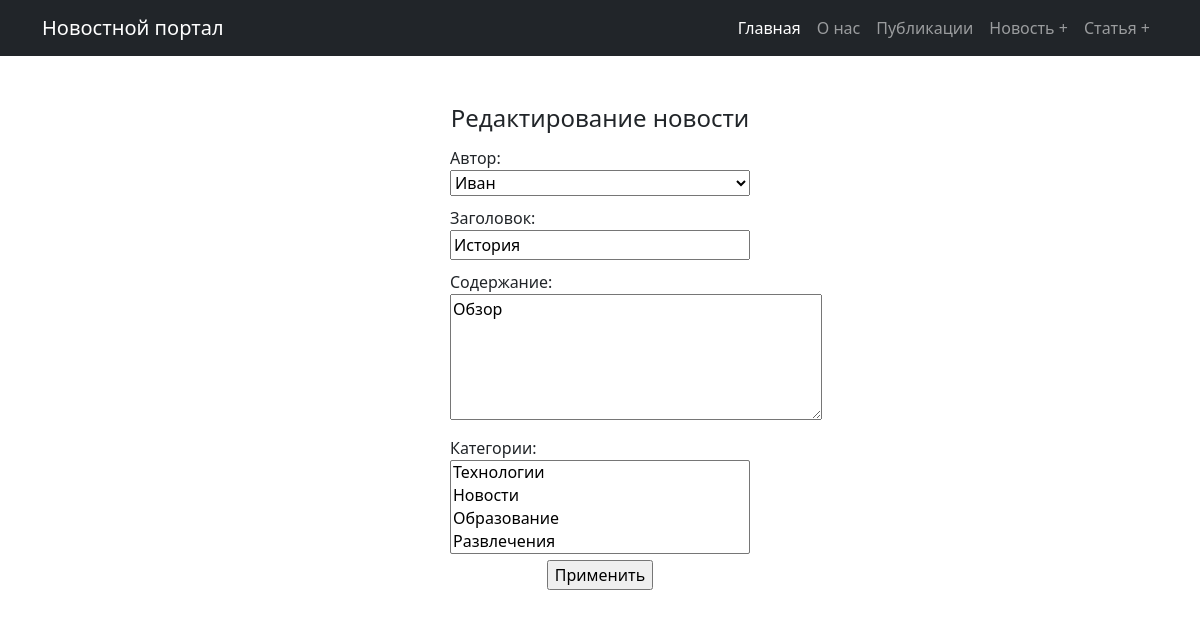
Page /post/news/3/update/ on the earlier database version.
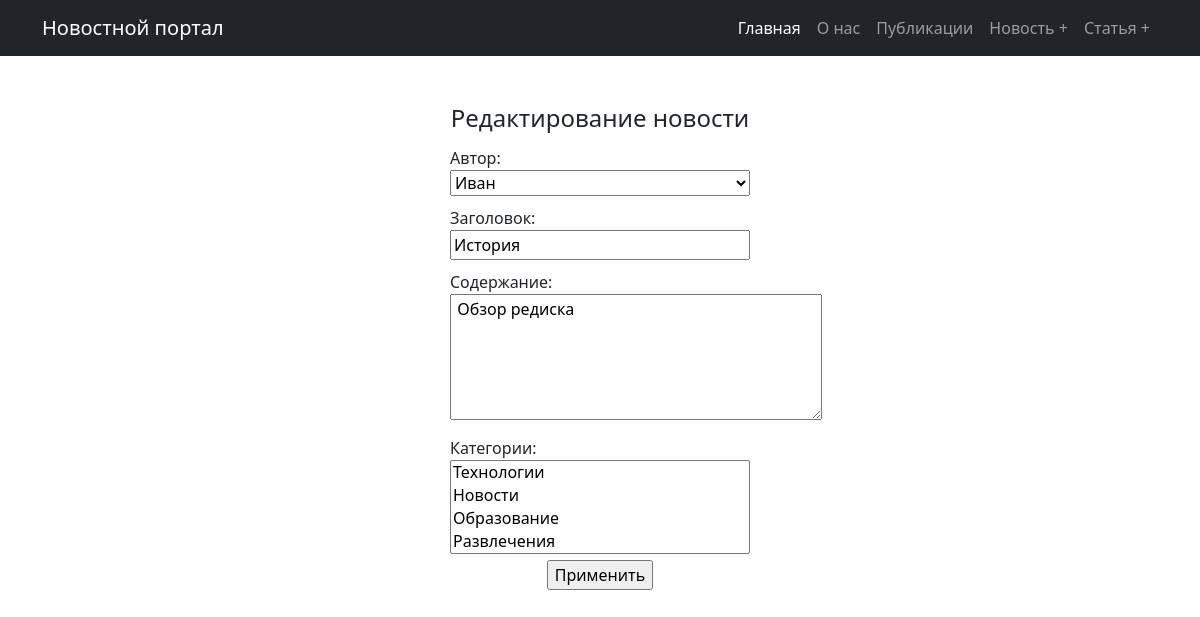
Same page on the later database version.
### news/models.py (models this page shows, shortened)
class Post(models.Model):
    author = models.ForeignKey(Author, on_delete=models.CASCADE)
    NEWS = 'NW'
    ARTICLE = 'AR'
    CATEGORY_CHOICES = (
        (NEWS, 'Новость'),
        (ARTICLE, 'Статья'),
    )
    categoryType = models.CharField(max_length=2, choices=CATEGORY_CHOICES, default=ARTICLE)
    dateCreation = models.DateTimeField(auto_now_add=True)
    postCategory = models.ManyToManyField(Category, through='PostCategory')
    title = models.CharField(max_length=128)
    text = models.TextField()
    rating = models.SmallIntegerField(default=0)

### news/views.py (the view)
# urls.py: path("news/<int:pk>/update/", PostUpdateView.as_view(), name="news_update"),
class PostUpdateView(UpdateView):
    model = Post
    form_class = PostForm
    template_name = 'news/post_update.html'
    def get_context_data(self, **kwargs):
        context = super().get_context_data(**kwargs)
        return create_or_edit(context, self.request.path)

### news/forms.py
class PostForm(forms.ModelForm):
    def __init__(self, *args, **kwargs):
        super().__init__(*args, **kwargs)
        self.fields['author'].empty_label = 'Выберите автора'
    class Meta:
        model = Post
        fields = ['author', 'title', 'text', 'postCategory']
        labels ={
            'author': 'Автор',
            'title': 'Заголовок',
            'text': 'Содержание',
            'postCategory': 'Категории',
        }
        widgets = {
            'text': forms.Textarea(attrs={'class': 'form-textarea', 'rows': 5, 'cols': 38})
        }

### news/models.py (called while the page is built)
    def __str__(self):
        return self.authorUser.username

    def __str__(self):
        return self.name

### news/utils.py (called while the page is built)
def create_or_edit(context, request_path):
    if "create" in request_path:
        title = " Добавление"
    else:
        title = " Редактирование"
    if "news" in request_path:
        title += " новости"
    else:
        title += " статьи"
    context['create_or_edit'] = title
    return context

### templates/news/post_update.html (shortened to what this page needs)
{% extends 'flatpages/default.html' %}
{% load news_filters %}
{% block content %}
<div class="container mt-5">
    <h4>{{ create_or_edit }}</h4>
    <form action="" method="post" class="filter-form">
        {{ form.as_p }}
        <input type="submit" value="Применить">
    </form>
</div>
{% endblock content %}

Differences in the rows shown:
changed Post "Иван": text "Обзор" → "Обзор редиска"
